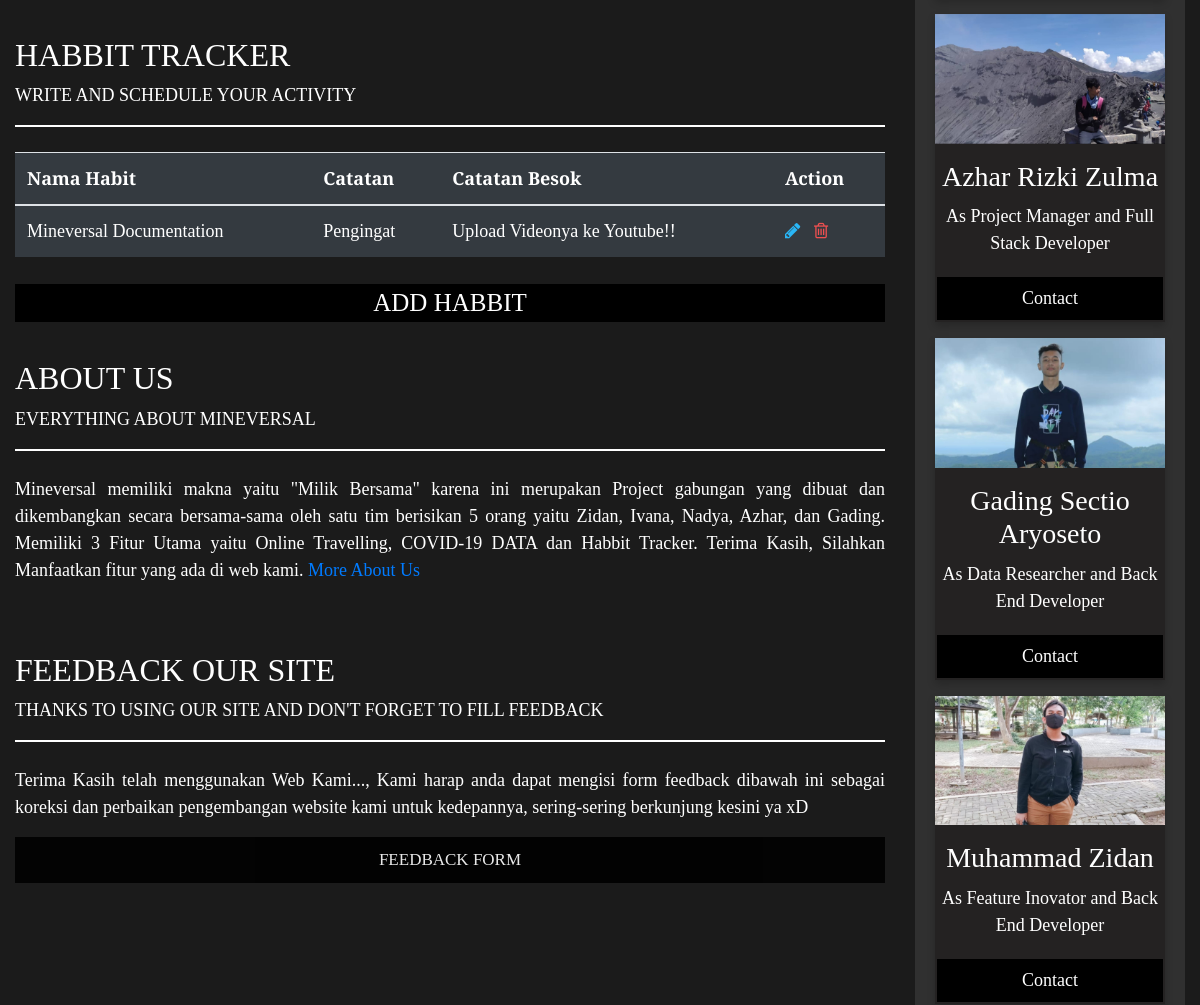
/user/ (signed in, middle part), run on an earlier commit of the app's database.
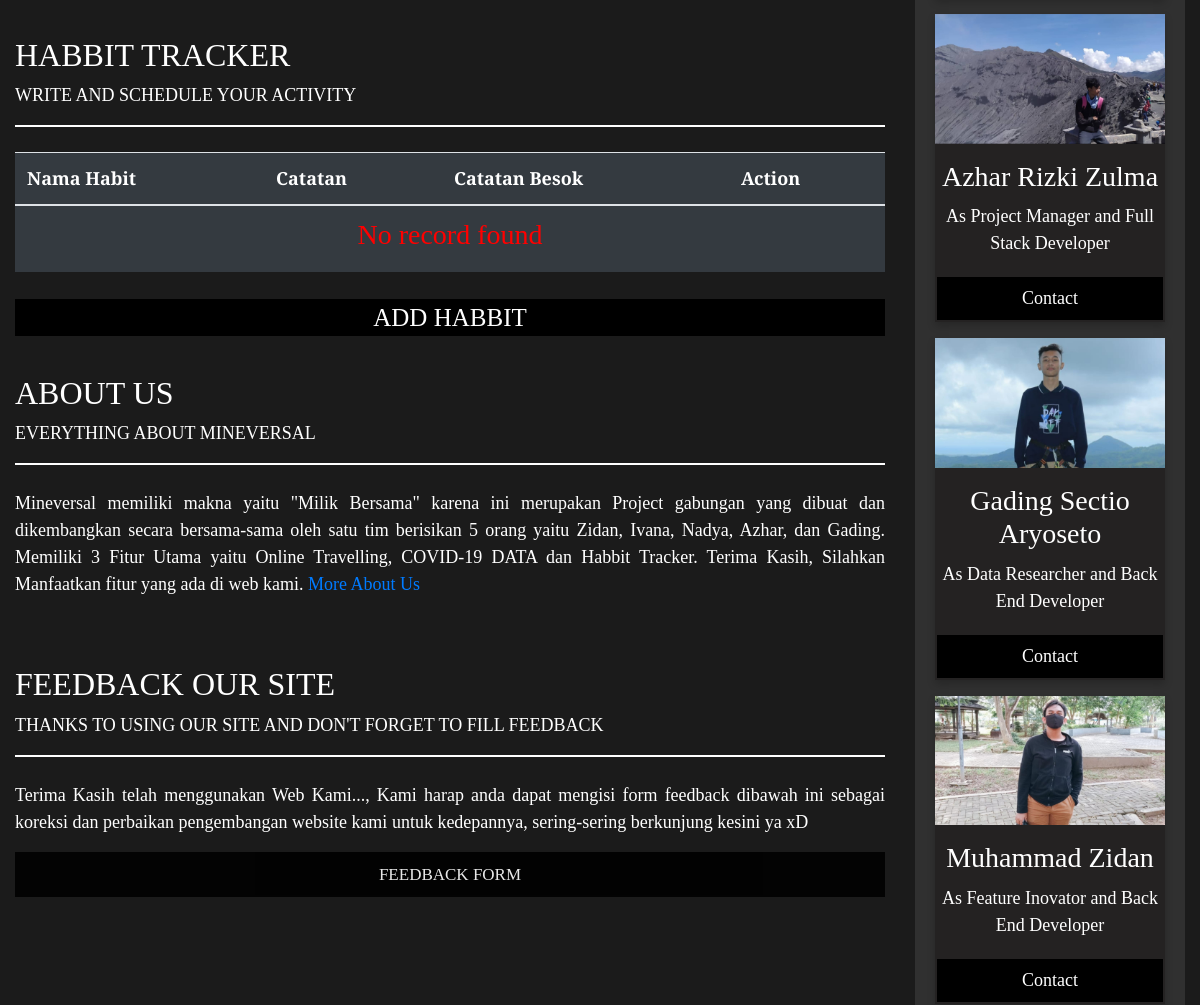
And on a later commit of the database.
### tables this page shows
CREATE TABLE `habit` (
  `id_habbit` int(11) NOT NULL,
  `id_user` int(11) NOT NULL,
  `nama_habbit` varchar(255) NOT NULL,
  `catatan` text NOT NULL,
  `catatan_besok` text NOT NULL
);

### user/index.php (the view, shortened to what this page needs)
<!DOCTYPE html>
    <link rel="stylesheet" href="assets/css/index.css" type="text/css"/>
    <link rel="stylesheet" href="framework/css/bootstrap.min.css"/>
    <link href="https://cdnjs.cloudflare.com/ajax/libs/font-awesome/4.7.0/css/font-awesome.min.css" rel="stylesheet">
    <head>
        <link rel="stylesheet" href="assets/css/style.css">
        <link rel="stylesheet" href="framework/css/owl.carousel.min.css">
    </head>
    <body>
        <div class="main-container">
            <div class="main col-md-9 text-left">
                <br id="habbit">
                <h2 class="mt-3">HABBIT TRACKER</h2>
                <p>WRITE AND SCHEDULE YOUR ACTIVITY</p>
                <hr>
                <div class="row">
                    <div class="col-sm-12">
                        <div class="card-box">
                            <div class="table-responsive">
                                <table class="table table-colored table-centered table-inverse m-0 bg-dark">
                                    <thead>
                                        <tr>
                                            <th>Nama Habit</th>
                                            <th>Catatan</th>
                                            <th>Catatan Besok</th>
                                            <th>Action</th>
                                        </tr>
                                    </thead>
                                    <tbody>
                                        <?php
                                            include("config.php");
                                            $id = $_SESSION["user"]["id"];
                                            $query = mysqli_query($kon, "SELECT id_habbit as id_habbit, nama_habbit as nama_habbit, catatan as catatan, catatan_besok as catatan_besok FROM habit WHERE habit.id_user='$id'");
                                            $rowcount = mysqli_num_rows($query);
                                            if($rowcount==0){
                                        ?>
                                            <tr>
                                                <td colspan = "4" align="center"><h3 style="color:red">No record found</h3></td>
                                            </tr>
                                        <?php
                                            } else {
                                                while($row = mysqli_fetch_array($query)) {
                                        ?>
                                            <tr>
                                                <td><?php echo htmlentities($row['nama_habbit']);?></td>
                                                <td><?php echo htmlentities($row['catatan']);?></td>
                                                <td><?php echo htmlentities($row['catatan_besok']);?></td>
                                                <td><a href="edit-habbit?id_habbit=<?php echo htmlentities($row['id_habbit']);?>"><i class="fa fa-pencil" style="color: #29b6f6;"></i></a>
                                                &nbsp;<a href="habbitTracker?id_habbit=<?php echo htmlentities($row['id_habbit']);?>" onclick="return confirm('Do you realy want to delete?')"> <i class="fa fa-trash-o" style="color: #f05050"></i></a> </td>
                                            </tr>
                                        <?php } }?>
                                    </tbody>
                                </table>
                            </div>
                        </div>
                    </div>
                </div>
                <br>
                <a id="add-habbit" class="buttonbar text-center m-auto col-12" href="habbitTracker?id=<?php echo htmlspecialchars($_SESSION['user']['id']); ?>">ADD HABBIT</a>
                <br id="aboutus">
                <h2 class="mt-5">ABOUT US</h2>
                <p>EVERYTHING ABOUT MINEVERSAL</p>
                <hr>
                <p class="text-justify">Mineversal memiliki makna yaitu "Milik Bersama" karena ini merupakan Project
                gabungan yang dibuat dan dikembangkan secara bersama-sama oleh satu tim berisikan 5 orang yaitu Zidan,
                Ivana, Nadya, Azhar, dan Gading. Memiliki 3 Fitur Utama yaitu Online Travelling, COVID-19 DATA dan
                Habbit Tracker. Terima Kasih, Silahkan Manfaatkan fitur yang ada di web kami. <a href="aboutus">
                More About Us</a></p>
                <br>
                <h2 class="mt-4">FEEDBACK OUR SITE</h2>
                <p>THANKS TO USING OUR SITE AND DON'T FORGET TO FILL FEEDBACK</p>
                <hr>
                <p class="text-justify">Terima Kasih telah menggunakan Web Kami..., Kami harap anda dapat mengisi form feedback dibawah ini
                sebagai koreksi dan perbaikan pengembangan website kami untuk kedepannya, sering-sering berkunjung kesini ya xD<p>
                <button class="buttonbar" onclick="document.getElementById('feedback').style.display='block'">FEEDBACK FORM</button>
            </div>
            <div class="side col-md-3" id="aboutus">
                <article class="profile">
                    <div id="kartu">
                        <img src="assets/img/azhar.jpg" alt="Random Name" style="width:100%">
                        <h3 class="mt-3">Azhar Rizki Zulma</h3>
                        <p>As Project Manager and Full Stack Developer</p>
                        <p><a class="call" href="https://wa.me/+6281317441991">Contact</a></p>
                    </div>
                    <div id="kartu">
                        <img src="assets/img/gading.jpeg" alt="Random Name" style="width:100%">
                        <h3 class="mt-3">Gading Sectio Aryoseto</h3>
                        <p>As Data Researcher and Back End Developer</p>
                        <p><a class="call" href="https://wa.me/+6281294201579">Contact</a></p>
                    </div>
                    <div id="kartu">
                        <img src="assets/img/zidan.jpeg" alt="Random Name" style="width:100%">
                        <h3 class="mt-3">Muhammad Zidan</h3>
                        <p>As Feature Inovator and Back End Developer</p>
                        <p><a class="call" href="https://wa.me/+6281906852062">Contact</a></p>
                    </div>
                </article>
            </div>
        </div>
    </body>
</html>

### user/assets/css/index.css (style rules this page uses)
* { box-sizing: border-box; }
body, html { background-color: rgb(71, 71, 71); height: 100%; margin: 0; }
img { vertical-align: middle; }
button { background-color: #000; color: white; padding: 10px 15px; margin: 8px 0; border: none; cursor: pointer; width: 100%; opacity: 0.9; }
hr { border: 1px solid #333; margin-bottom: 25px; }
.buttonbar { font-size: 17px; float: left; display: block; color: white; text-decoration: none; transition: 0.5s; }
.main-container { display: -ms-flexbox; display: flex; -ms-flex-wrap: wrap; flex-wrap: wrap; }
.side { -ms-flex: 10%; flex: 10%; background-color: rgb(27, 27, 27); padding: 20px; color: white; }
#kartu { box-shadow: 0 4px 8px 0 rgba(0, 0, 0, 0.2); background-color: rgb(36, 34, 34); max-width: 300px; margin: auto; text-align: center; }
#kartu p { padding: 2px; }
.call { border: none; outline: 0; display: inline-block; padding: 8px; color: white; background-color: #000; text-align: center; cursor: pointer; width: 100%; font-size: 18px; transition: 0.4s; text-decoration: none; }
.main { -ms-flex: 90%; flex: 90%; background-color: rgb(27, 27, 27); padding: 20px; color: white; }
.profile { background-color: rgb(48, 48, 48); width: 100%; padding: 20px; }

### user/index.php (style rules this page uses)
body { font-family: 'Alegreya'; font-size: 18px; }
hr, #line { border: 1px solid #333; margin-bottom: 25px; }
tr, td { color: white; }
.main-container .main hr, .profile hr { color: white; border-color: white; }
#add-habbit { font-size: 25px; background-color: black; }

What changed in the data, as far as the page shows it:
removed habit: nama_habbit "Mineversal Documentation", catatan "Pengingat", catatan_besok "Upload Videonya ke Youtube!!"
Also different on the page:
text now shown: "No record found"
